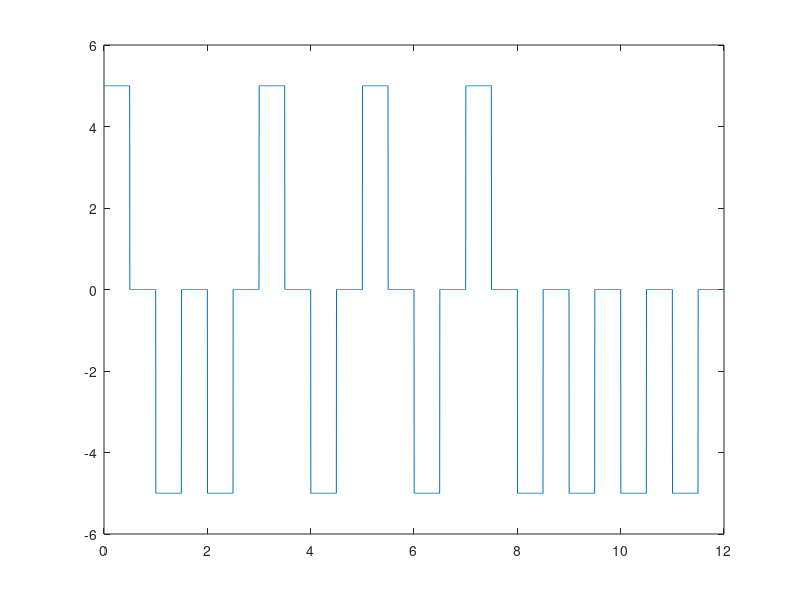

Write MATLAB code to recreate this figure.
clear

bits = [0,1,1,0,1,0,1,0,1,1,1,1];
%bits = [0,1,0,0,1];
vl=5;
for i = 1:length(bits)
    if(bits(i)==1) 
        amplitude(i) = -vl;
    else 
        amplitude(i) = vl;
    end
    
end



bitrate = .5;
Time=length(bits) ;

sampling_frequency = 150;

time = 0:bitrate/sampling_frequency:Time;

x = 1;

for i = 1:length(time)
    y_value(i)= amplitude(x);
     if time(i)>=x-.5
      y_value(i)=0;
    end
    if time(i)>=x
        x= x+1;
    end
end
     

plot(time,y_value);
axis([0 Time -6 6]);


% demodulation
x = 1;

for i = 1:length(time)
    if time(i)>x
        x = x + 1;
        ans_bits(x) = 1;
        if(y_value(i)>0)
            ans_bits(x) = 0;
        end
        %ans_bits(x) = y_value(i);
    end
end

disp('Demodulation : ')
disp(ans_bits)


